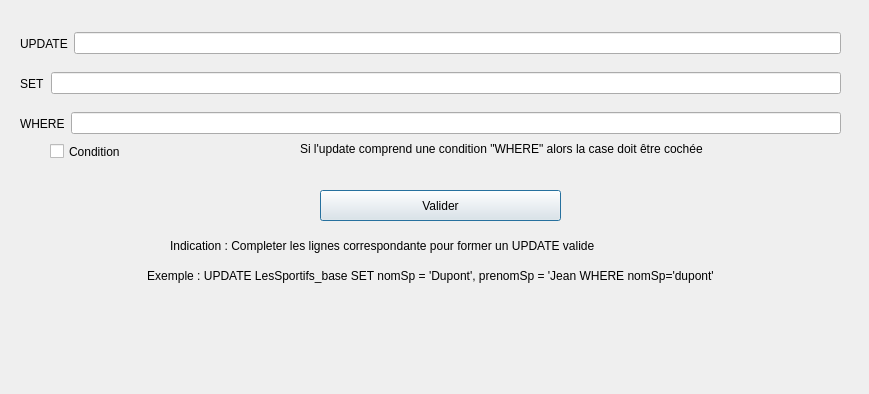
<?xml version="1.0" encoding="UTF-8"?>
<ui version="4.0">
 <class>fct_update</class>
 <widget class="QDialog" name="fct_update">
  <property name="geometry">
   <rect>
    <x>0</x>
    <y>0</y>
    <width>869</width>
    <height>394</height>
   </rect>
  </property>
  <property name="windowTitle">
   <string>Update BD V1</string>
  </property>
  <widget class="QWidget" name="horizontalLayoutWidget">
   <property name="geometry">
    <rect>
     <x>20</x>
     <y>110</y>
     <width>821</width>
     <height>27</height>
    </rect>
   </property>
   <layout class="QHBoxLayout" name="horizontalLayout_where">
    <item>
     <widget class="QLabel" name="label_where">
      <property name="text">
       <string>WHERE</string>
      </property>
     </widget>
    </item>
    <item>
     <widget class="QLineEdit" name="lineEdit_where"/>
    </item>
   </layout>
  </widget>
  <widget class="QPushButton" name="pushButton_update">
   <property name="geometry">
    <rect>
     <x>320</x>
     <y>190</y>
     <width>241</width>
     <height>31</height>
    </rect>
   </property>
   <property name="text">
    <string>Valider</string>
   </property>
  </widget>
  <widget class="QLabel" name="label_indication">
   <property name="geometry">
    <rect>
     <x>170</x>
     <y>230</y>
     <width>581</width>
     <height>31</height>
    </rect>
   </property>
   <property name="text">
    <string>Indication : Completer les lignes correspondante pour former un UPDATE valide</string>
   </property>
  </widget>
  <widget class="QWidget" name="horizontalLayoutWidget_3">
   <property name="geometry">
    <rect>
     <x>20</x>
     <y>70</y>
     <width>821</width>
     <height>27</height>
    </rect>
   </property>
   <layout class="QHBoxLayout" name="horizontalLayout_set">
    <item>
     <widget class="QLabel" name="label_set">
      <property name="text">
       <string>SET</string>
      </property>
     </widget>
    </item>
    <item>
     <widget class="QLineEdit" name="lineEdit_set"/>
    </item>
   </layout>
  </widget>
  <widget class="QLabel" name="label_exemple">
   <property name="geometry">
    <rect>
     <x>30</x>
     <y>260</y>
     <width>801</width>
     <height>31</height>
    </rect>
   </property>
   <property name="text">
    <string>Exemple : UPDATE LesSportifs_base SET nomSp = 'Dupont', prenomSp = 'Jean WHERE nomSp='dupont'</string>
   </property>
   <property name="alignment">
    <set>Qt::AlignCenter</set>
   </property>
   <property name="wordWrap">
    <bool>true</bool>
   </property>
  </widget>
  <widget class="QLabel" name="label_fct_update_info">
   <property name="geometry">
    <rect>
     <x>40</x>
     <y>350</y>
     <width>782</width>
     <height>17</height>
    </rect>
   </property>
   <property name="text">
    <string/>
   </property>
   <property name="alignment">
    <set>Qt::AlignCenter</set>
   </property>
  </widget>
  <widget class="QCheckBox" name="checkBox_condition">
   <property name="geometry">
    <rect>
     <x>50</x>
     <y>140</y>
     <width>92</width>
     <height>23</height>
    </rect>
   </property>
   <property name="text">
    <string>Condition</string>
   </property>
  </widget>
  <widget class="QLabel" name="label_condition">
   <property name="geometry">
    <rect>
     <x>300</x>
     <y>140</y>
     <width>551</width>
     <height>17</height>
    </rect>
   </property>
   <property name="text">
    <string>Si l'update comprend une condition &quot;WHERE&quot; alors la case doit être cochée</string>
   </property>
  </widget>
  <widget class="QLabel" name="label_fct_update_query">
   <property name="geometry">
    <rect>
     <x>30</x>
     <y>310</y>
     <width>782</width>
     <height>17</height>
    </rect>
   </property>
   <property name="text">
    <string/>
   </property>
   <property name="alignment">
    <set>Qt::AlignCenter</set>
   </property>
  </widget>
  <widget class="QWidget" name="horizontalLayoutWidget_4">
   <property name="geometry">
    <rect>
     <x>20</x>
     <y>30</y>
     <width>821</width>
     <height>27</height>
    </rect>
   </property>
   <layout class="QHBoxLayout" name="horizontalLayout_update">
    <item>
     <widget class="QLabel" name="label_update">
      <property name="text">
       <string>UPDATE</string>
      </property>
     </widget>
    </item>
    <item>
     <widget class="QLineEdit" name="lineEdit_update"/>
    </item>
   </layout>
  </widget>
 </widget>
 <resources/>
 <connections>
  <connection>
   <sender>pushButton_update</sender>
   <signal>clicked()</signal>
   <receiver>fct_update</receiver>
   <slot>refreshResult()</slot>
   <hints>
    <hint type="sourcelabel">
     <x>437</x>
     <y>130</y>
    </hint>
    <hint type="destinationlabel">
     <x>91</x>
     <y>1</y>
    </hint>
   </hints>
  </connection>
 </connections>
 <slots>
  <slot>refreshResult()</slot>
 </slots>
</ui>
